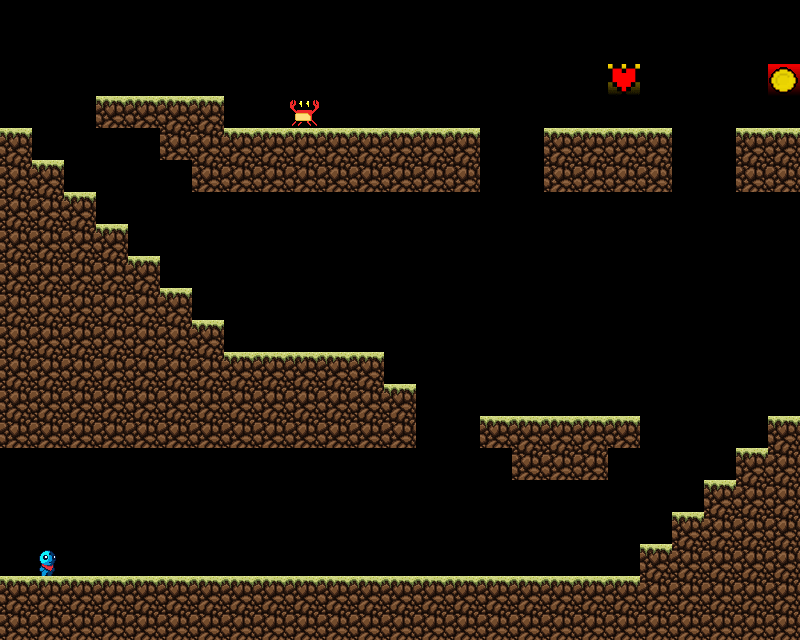

This is a level from a 2D game, rendered from its Tiled map with the project's own tilesets. A one-line summary and the complete map file follow:
An orthogonal 25x20 tile map with 32x32 px tiles, 1 tile layer (mapTiles), 6 tilesets.

<map version="1.9" tiledversion="1.9.2" orientation="orthogonal" renderorder="right-down" width="25" height="20" tilewidth="32" tileheight="32" infinite="0" nextlayerid="18" nextobjectid="1">
 <editorsettings>
  <export target="map.json" format="json" />
 </editorsettings>
 <tileset firstgid="1" source="grassTile.tsx" />
 <tileset firstgid="2" source="dirtTile.tsx" />
 <tileset firstgid="3" source="heartCollectible.tsx" />
 <tileset firstgid="4" source="playerSpawn.tsx" />
 <tileset firstgid="5" source="monsterSpawn.tsx" />
 <tileset firstgid="6" source="coinCollectible.tsx" />
 <layer id="1" name="mapTiles" width="25" height="20">
  <data encoding="csv">
0,0,0,0,0,0,0,0,0,0,0,0,0,0,0,0,0,0,0,0,0,0,0,0,0,
0,0,0,0,0,0,0,0,0,0,0,0,0,0,0,0,0,0,0,0,0,0,0,0,0,
0,0,0,0,0,0,0,0,0,0,0,0,0,0,0,0,0,0,0,3,0,0,0,0,6,
0,0,0,1,1,1,1,0,0,5,0,0,0,0,0,0,0,0,0,0,0,0,0,0,0,
1,0,0,0,0,2,2,1,1,1,1,1,1,1,1,0,0,1,1,1,1,0,0,1,1,
2,1,0,0,0,0,2,2,2,2,2,2,2,2,2,0,0,2,2,2,2,0,0,2,2,
2,2,1,0,0,0,0,0,0,0,0,0,0,0,0,0,0,0,0,0,0,0,0,0,0,
2,2,2,1,0,0,0,0,0,0,0,0,0,0,0,0,0,0,0,0,0,0,0,0,0,
2,2,2,2,1,0,0,0,0,0,0,0,0,0,0,0,0,0,0,0,0,0,0,0,0,
2,2,2,2,2,1,0,0,0,0,0,0,0,0,0,0,0,0,0,0,0,0,0,0,0,
2,2,2,2,2,2,1,0,0,0,0,0,0,0,0,0,0,0,0,0,0,0,0,0,0,
2,2,2,2,2,2,2,1,1,1,1,1,0,0,0,0,0,0,0,0,0,0,0,0,0,
2,2,2,2,2,2,2,2,2,2,2,2,1,0,0,0,0,0,0,0,0,0,0,0,0,
2,2,2,2,2,2,2,2,2,2,2,2,2,0,0,1,1,1,1,1,0,0,0,0,1,
0,0,0,0,0,0,0,0,0,0,0,0,0,0,0,0,2,2,2,0,0,0,0,1,2,
0,0,0,0,0,0,0,0,0,0,0,0,0,0,0,0,0,0,0,0,0,0,1,2,2,
0,0,0,0,0,0,0,0,0,0,0,0,0,0,0,0,0,0,0,0,0,1,2,2,2,
0,4,0,0,0,0,0,0,0,0,0,0,0,0,0,0,0,0,0,0,1,2,2,2,2,
1,1,1,1,1,1,1,1,1,1,1,1,1,1,1,1,1,1,1,1,2,2,2,2,2,
2,2,2,2,2,2,2,2,2,2,2,2,2,2,2,2,2,2,2,2,2,2,2,2,2
</data>
 </layer>
</map>